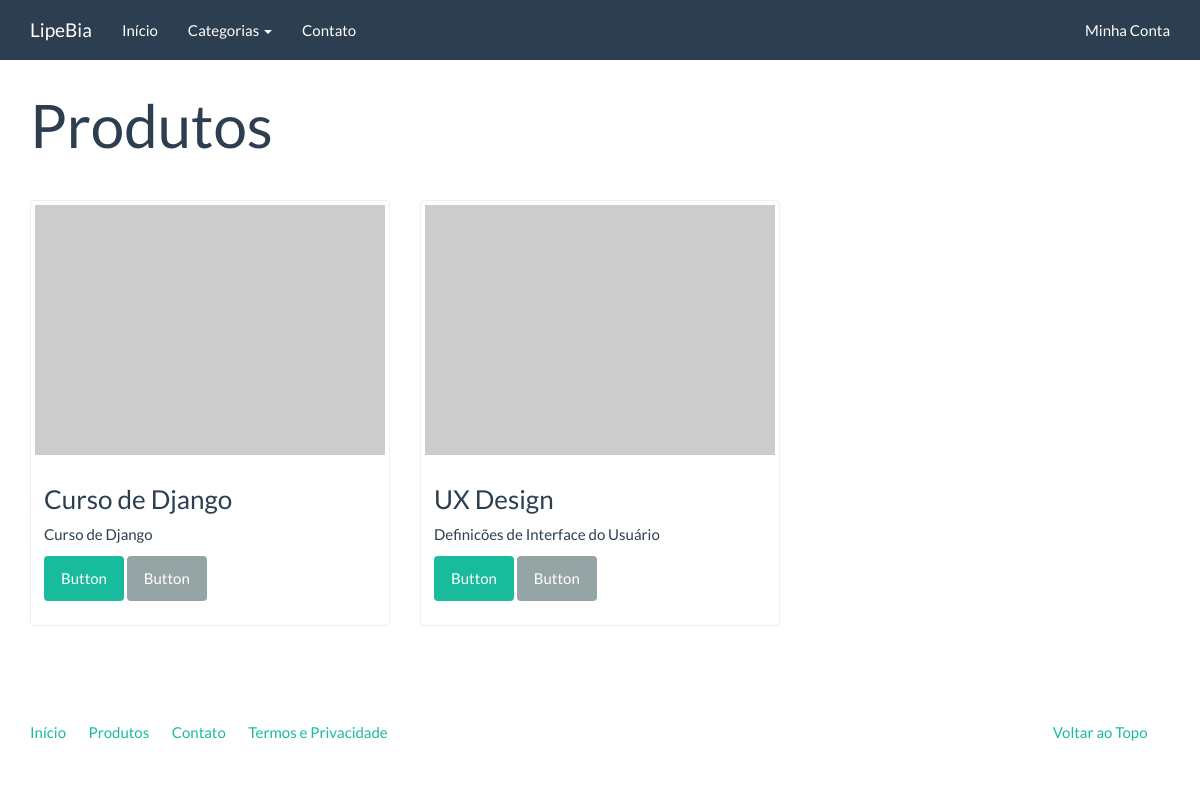
/produtos/, run on the app's committed database.
### catalog/models.py (models this page shows)
class Product(models.Model):
    name = models.CharField('Nome', max_length=100)
    slug = models.SlugField('Identificador', max_length=100)
    category = models.ForeignKey('catalog.Category', verbose_name='Categoria')
    description = models.TextField('Descrição', blank=True)
    price = models.DecimalField('Preço', decimal_places=2, max_digits=8)
    created = models.DateTimeField('Criado em', auto_now_add=True)
    modified = models.DateTimeField('Modificado em', auto_now=True)
    class Meta:
        verbose_name = 'Produto'
        verbose_name_plural = 'Produtos'
        ordering = ['name']
    def __str__(self):
        return self.name

### catalog/views.py (the view)
def product_list(request):
    context = {
        'product_list': Product.objects.all()
    }
    return render(request, 'catalog/product_list.html', context)

### catalog/context_processors.py (called while the page is built)
def categories(request):
    return {
        'categories': Category.objects.all()
    }

### catalog/models.py (called while the page is built)
    def __str__(self):
        return self.name

### catalog/templates/catalog/product_list.html (shortened to what this page needs)
{% extends "base.html" %}
{% block container %}
<div class="page-header">
    <h1>Produtos</h1>
</div>
<div class="row">
    {% for product in product_list %}
    <div class="col-sm-6 col-md-4">
        <div class="thumbnail">
            <a href="#">
                <img src="http://placehold.it/350x250" alt="" />
            </a>
            <div class="caption">
                <h3>{{ product }}</h3>
                {{ product.description|linebreaks }}
                <p><a href="#" class="btn btn-success" role="button">Button</a> <a href="#" class="btn btn-default" role="button">Button</a></p>
            </div>
        </div>
    </div>
    {% endfor %}
</div>
{% endblock %}

### data on the page
Product: name "Curso de Django", description "Curso de Django"
Product: name "UX Design", description "Definicões de Interface do Usuário"
